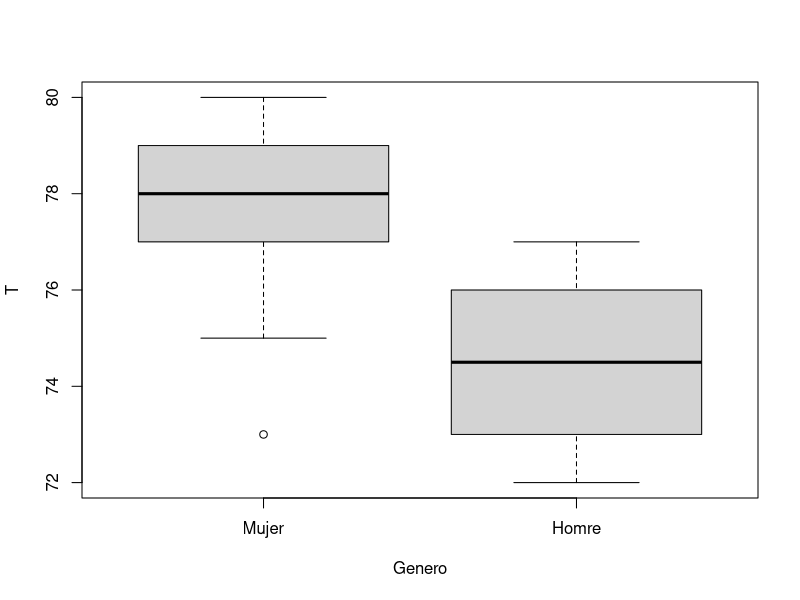

Write the R code that produced this figure.
Mujer=c(75, 77, 78, 79, 77, 73, 78, 79, 78, 80)
Hombre=c(74, 72, 77, 76, 76, 73, 75, 73, 74, 75)

t.test(Mujer,Hombre)

df=data.frame(Mujer=Mujer,Homre=Hombre)
df=stack(df)

names(df)=c("T","Genero")
df

str(df)

boxplot(T~Genero,data=df)
df